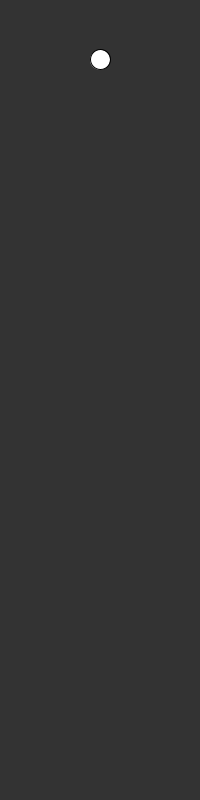
Frame 1 (no input)
Frame 60 (the mouse pressed at the canvas centre just before this capture): blank canvas, image omitted
Frame 120 (the mouse held since frame 60 and released just before this capture): blank canvas, image omitted

The Processing sketch that drew this single still picture (run headless with seeded random() and noise(); from frame 60 on, the mouse is pressed at the canvas centre):

// Processing sketch: Newton
// ── Newton.pde

float accel = 9.81;
float speed = 0;
float pos = 50;

void setup(){
	size(200,800);
	

}

void draw(){
	background(51);

	speed-=accel;
	pos -= speed;

	ellipse(100, pos, 20,20);


	
}
